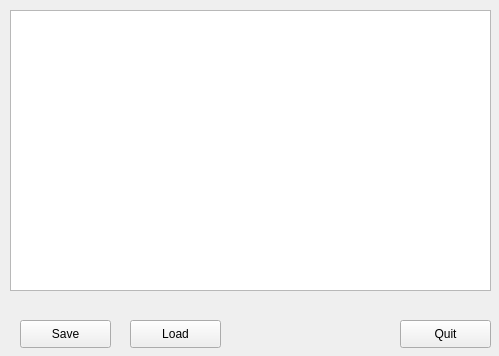
<?xml version="1.0" encoding="UTF-8"?>
<ui version="4.0">
 <class>Editor</class>
 <widget class="QWidget" name="Editor">
  <property name="geometry">
   <rect>
    <x>0</x>
    <y>0</y>
    <width>499</width>
    <height>356</height>
   </rect>
  </property>
  <property name="windowTitle">
   <string>Editor</string>
  </property>
  <widget class="QPlainTextEdit" name="textEditor">
   <property name="geometry">
    <rect>
     <x>10</x>
     <y>10</y>
     <width>481</width>
     <height>281</height>
    </rect>
   </property>
   <property name="font">
    <font>
     <pointsize>15</pointsize>
    </font>
   </property>
  </widget>
  <widget class="QPushButton" name="saveButton">
   <property name="geometry">
    <rect>
     <x>20</x>
     <y>320</y>
     <width>91</width>
     <height>28</height>
    </rect>
   </property>
   <property name="text">
    <string>Save</string>
   </property>
  </widget>
  <widget class="QPushButton" name="loadButton">
   <property name="geometry">
    <rect>
     <x>130</x>
     <y>320</y>
     <width>91</width>
     <height>28</height>
    </rect>
   </property>
   <property name="text">
    <string>Load</string>
   </property>
  </widget>
  <widget class="QPushButton" name="quitButton">
   <property name="geometry">
    <rect>
     <x>400</x>
     <y>320</y>
     <width>91</width>
     <height>28</height>
    </rect>
   </property>
   <property name="text">
    <string>Quit</string>
   </property>
  </widget>
 </widget>
 <layoutdefault spacing="6" margin="11"/>
 <resources/>
 <connections/>
</ui>
